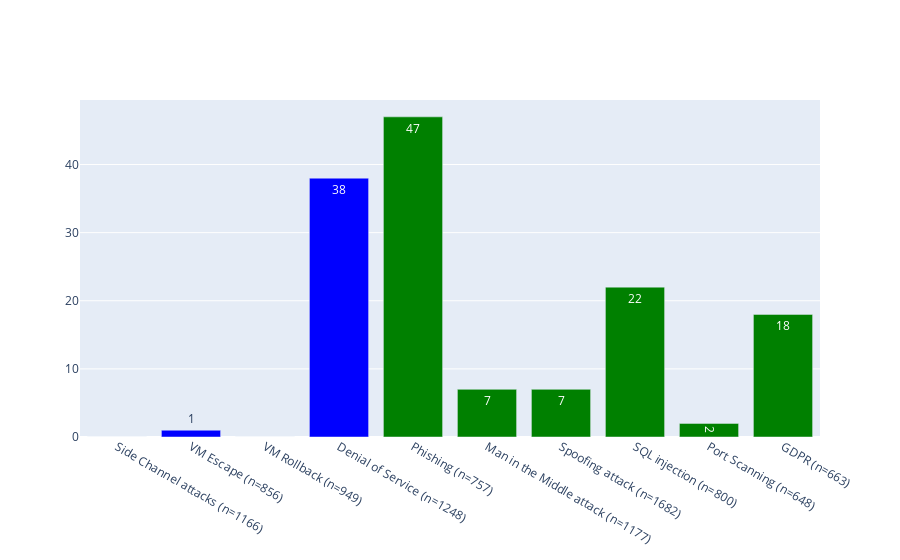

Source (notebook cell):
### Code cell
fig = go.Figure(data=final)

# Change the bar mode
fig.update_layout(barmode='stack')
fig.show()

### Figure 1 — Plotly figure (JSON) as saved in the notebook; plotly's stock layout.template omitted (floating-point values rounded to 4 significant figures)
{"data": [{"marker": {"color": ["Blue", "Blue", "Blue", "Blue", "Green", "Green", "Green", "Green", "Green", "Green"]}, "name": "Issues", "text": ["0", "1", "0", "38", "47", "7", "7", "22", "2", "18"], "textposition": "auto", "type": "bar", "x": ["Side Channel attacks (n=1166)", "VM Escape (n=856)", "VM Rollback (n=949)", "Denial of Service (n=1248)", "Phishing (n=757)", "Man in the Middle attack (n=1177)", "Spoofing attack (n=1682)", "SQL injection (n=800)", "Port Scanning (n=648)", "GDPR (n=663)"], "y": [0, 1, 0, 38, 47, 7, 7, 22, 2, 18]}], "layout": {"barmode": "stack"}}
